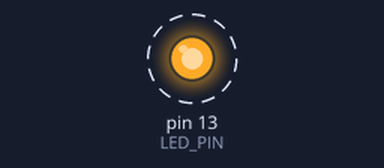
Bench run of a sketch on a simulated Arduino Uno, built with avr-gcc and run on an emulated ATmega328P. Parts: output pins drawn as LEDs (lit = HIGH). Dashed ring = blinking.

Above: at 0.5 s.
Timing chart, 0 to 4.6 s (numbered marks = the images above):
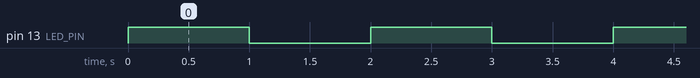

Measured:
- by itself, pin 13 (LED_PIN): alternates HIGH for 1.0 s and LOW for 1.0 s

The sketch:

LED_Test.ino
```cpp
#define LED_PIN 13

void setup() {
  pinMode(LED_PIN, OUTPUT);
}

void loop() {
  digitalWrite(LED_PIN, HIGH); // เปิด LED
  delay(1000); // รอ 1 วินาที
  digitalWrite(LED_PIN, LOW); // ปิด LED
  delay(1000); // รอ 1 วินาที
}
```
